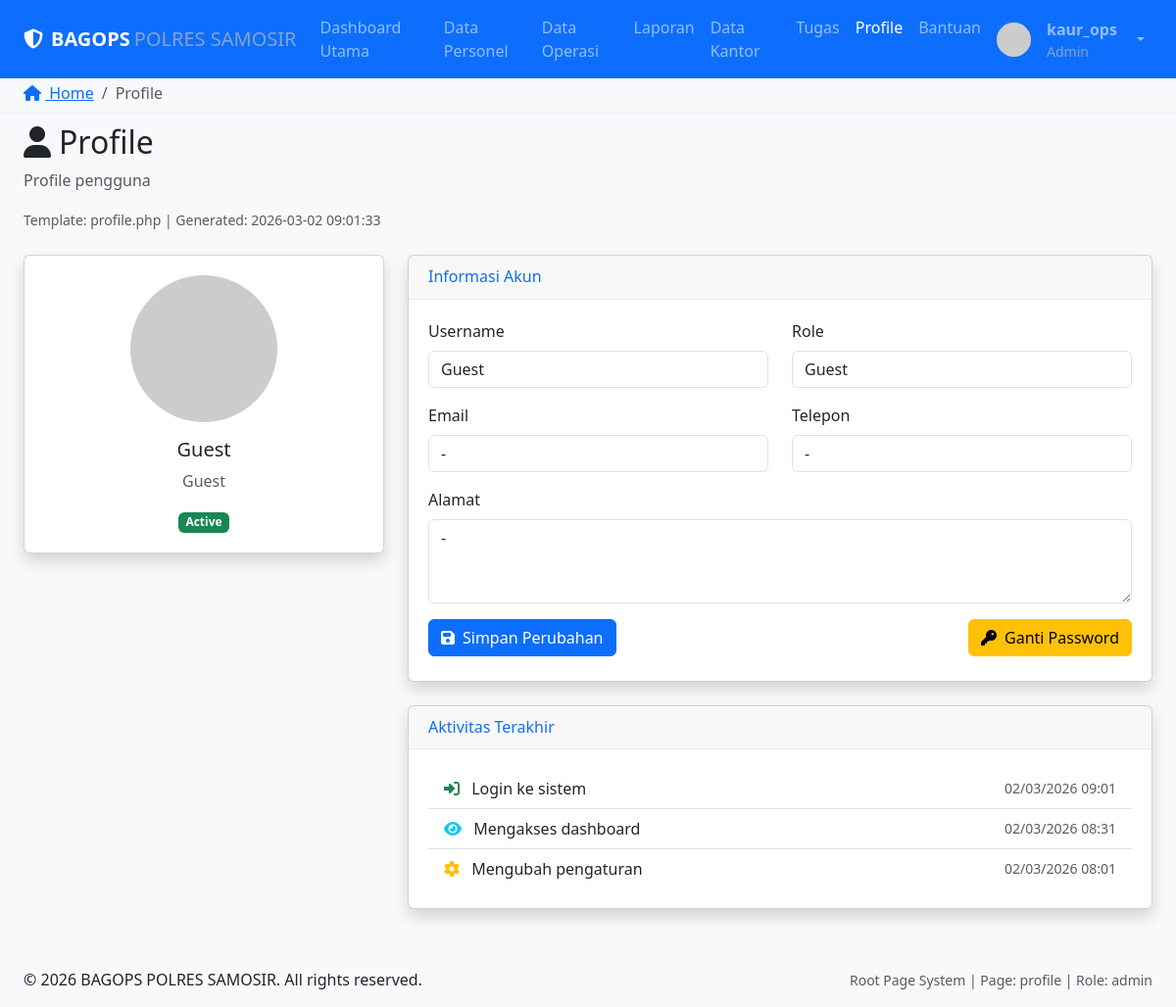
The app's page /simple_root_system.php?page=profile (signed in) with its own data.
### tables this page shows
CREATE TABLE `pages` (
  `id` int(11) NOT NULL,
  `page_key` varchar(100) NOT NULL,
  `title` varchar(200) NOT NULL,
  `description` text DEFAULT NULL,
  `target_role` enum('all','super_admin','admin','kabag_ops','kaur_ops','user') DEFAULT 'all',
  `is_active` tinyint(1) DEFAULT 1,
  `order_index` int(11) DEFAULT 0,
  `parent_page_id` int(11) DEFAULT NULL,
  `page_type` enum('standard','dashboard','report','settings','profile') DEFAULT 'standard',
  `layout_type` enum('default','full_width','sidebar','minimal') DEFAULT 'default',
  `requires_auth` tinyint(1) DEFAULT 1,
  `created_at` timestamp NOT NULL DEFAULT current_timestamp(),
  `updated_at` timestamp NOT NULL DEFAULT current_timestamp() ON UPDATE current_timestamp()
);

CREATE TABLE `users` (
  `id` int(11) NOT NULL,
  `username` varchar(50) NOT NULL,
  `password` varchar(255) NOT NULL,
  `nama` varchar(255) NOT NULL,
  `email` varchar(255) DEFAULT NULL,
  `role` varchar(50) DEFAULT 'user',
  `is_active` tinyint(1) DEFAULT 1,
  `last_login` timestamp NULL DEFAULT NULL,
  `created_at` timestamp NOT NULL DEFAULT current_timestamp(),
  `updated_at` timestamp NOT NULL DEFAULT current_timestamp() ON UPDATE current_timestamp()
);

### simple_root_system.php (called while the page is built, shortened)
<?php
require_once __DIR__ . '/config/database.php';
require_once __DIR__ . '/classes/Auth.php';
class SimpleRootPageSystem {
    public function __construct() {
        $this->db = (new Database())->getConnection();
        $this->auth = new Auth($this->db);
        $this->userRole = $this->auth->getCurrentUser()['role'] ?? 'user';
        $this->renderPage();
    }
    private function renderPage() {
        include __DIR__ . '/layouts/simple_layout.php';
    }
}
new SimpleRootPageSystem();
?>

### classes/Auth.php (called while the page is built, shortened)
<?php
class Auth {
    private $db;
    public function __construct($database) {
        $this->db = $database;
    }
    public function isLoggedIn() {
        $loggedIn = isset($_SESSION['logged_in']) && $_SESSION['logged_in'] === true;
        return $loggedIn;
    }
    public function getCurrentUser() {
        if ($this->isLoggedIn()) {
            try {
                $stmt = $this->db->prepare("SELECT id, username, nama, role, email FROM users WHERE id = :id LIMIT 1");
                $stmt->bindParam(':id', $_SESSION['user_id'], PDO::PARAM_INT);
                $stmt->execute();
                $user = $stmt->fetch(PDO::FETCH_ASSOC);
                if ($user) {
                    return [
                        'id' => $user['id'],
                        'username' => $user['username'] ?? $_SESSION['username'],
                        'nama' => $user['nama'],
                        'email' => $user['email'] ?? '',
                        'full_name' => $user['nama'] ?? $user['username'] ?? 'User',
                        'role' => $user['role'],
                        'avatar' => null
                    ];
                }
            } catch(Exception $e) {
                error_log("Get current user error: " . $e->getMessage());
            }
            return [
                'id' => $_SESSION['user_id'],
                'username' => $_SESSION['username'],
                'email' => $_SESSION['email'] ?? '',
                'full_name' => $_SESSION['full_name'],
                'role' => $_SESSION['role'],
                'avatar' => $_SESSION['avatar'] ?? null
            ];
        }
        return null;
    }
}
?>

### config/database.php (called while the page is built, shortened)
<?php
class Database {
    private $host = 'localhost';
    private $db_name = 'bagops_db';
    private $username = 'root';
    private $password = 'root';
    public function getConnection() {
        $this->conn = null;
        try {
            $dsn = "mysql:host=" . $this->host . ";dbname=" . $this->db_name . ";charset=utf8mb4";
            $this->conn = new PDO($dsn, $this->username, $this->password, [
                PDO::ATTR_ERRMODE, PDO::ERRMODE_EXCEPTION,
                PDO::ATTR_DEFAULT_FETCH_MODE, PDO::FETCH_ASSOC,
                PDO::ATTR_EMULATE_PREPARES, false,
            ]);
        } catch(PDOException $e) {
            try {
                $dsn = "mysql:host=127.0.0.1;port=3306;dbname=" . $this->db_name . ";charset=utf8mb4";
                $this->conn = new PDO($dsn, $this->username, $this->password, [
                    PDO::ATTR_ERRMODE, PDO::ERRMODE_EXCEPTION,
                    PDO::ATTR_DEFAULT_FETCH_MODE, PDO::FETCH_ASSOC,
                    PDO::ATTR_EMULATE_PREPARES, false,
                ]);
            } catch(PDOException $e2) {
                error_log("Database connection failed: " . $e2->getMessage());
                throw new Exception("Database connection failed: " . $e2->getMessage());
            }
        }
        return $this->conn;
    }
}
?>

### layouts/simple_layout.php (the view, shortened to what this page needs)
<?php
$currentPage = $GLOBALS['current_page'] ?? 'dashboard';
$userRole = $GLOBALS['user_role'] ?? 'user';
$auth = $GLOBALS['auth'] ?? null;
$currentUser = $auth ? $auth->getCurrentUser() : ['username' => 'Guest', 'role' => 'guest'];
?>
<!DOCTYPE html>
<html lang="id">
<head>
    <link href="assets/css/bootstrap.min.css" rel="stylesheet">
    <link href="assets/css/fontawesome.min.css" rel="stylesheet">
    <link href="assets/css/jquery.dataTables.min.css" rel="stylesheet">
</head>
<body class="bg-light">
    <header class="navbar navbar-expand-lg navbar-dark bg-primary fixed-top" data-bs-theme="dark">
        <div class="container-fluid px-4">
            <a class="navbar-brand d-flex align-items-center" href="simple_root_system.php?page=dashboard">
                <i class="fas fa-shield-alt me-2"></i>
                <span class="fw-bold">BAGOPS</span>
                <span class="d-none d-lg-inline ms-1 text-muted">POLRES SAMOSIR</span>
            </a>
            <div class="collapse navbar-collapse" id="navbarNav">
                <ul class="navbar-nav mx-auto">
                    <?php
                    try {
                        require_once 'config/database.php';
                        $db = (new Database())->getConnection();
                        $stmt = $db->prepare("
                            SELECT page_key, title, target_role
                            FROM pages
                            WHERE is_active = 1
                            AND (target_role = :role OR target_role = 'all')
                            ORDER BY order_index
                        ");
                        $stmt->bindParam(':role', $userRole);
                        $stmt->execute();
                        $pages = $stmt->fetchAll(PDO::FETCH_ASSOC);
                        foreach ($pages as $page) {
                            $activeClass = ($page['page_key'] === $currentPage) ? 'active' : '';
                            echo '<li class="nav-item">';
                            echo '<a class="nav-link ' . $activeClass . '" href="simple_root_system.php?page=' . htmlspecialchars($page['page_key']) . '">';
                            echo '<span>' . htmlspecialchars($page['title']) . '</span>';
                            echo '</a>';
                            echo '</li>';
                        }
                    } catch (Exception $e) {
                        echo '<li class="nav-item"><a class="nav-link" href="simple_root_system.php?page=dashboard">Dashboard</a></li>';
                        echo '<li class="nav-item"><a class="nav-link" href="simple_root_system.php?page=personel">Personel</a></li>';
                    }
                    ?>
                </ul>
                <ul class="navbar-nav">
                    <li class="nav-item dropdown">
                        <a class="nav-link dropdown-toggle d-flex align-items-center gap-3" href="#" role="button"
                           data-bs-toggle="dropdown" aria-expanded="false">
                            <img src="https://picsum.photos/seed/<?php echo htmlspecialchars($currentUser['username']); ?>/35/35"
                                 alt="User Avatar" class="rounded-circle border-2 border-white">
                            <div class="d-none d-lg-block text-start">
                                <div class="fw-semibold"><?php echo htmlspecialchars($currentUser['username']); ?></div>
                                <div class="small text-muted"><?php echo htmlspecialchars(ucfirst($currentUser['role'])); ?></div>
                            </div>
                        </a>
                    </li>
                </ul>
            </div>
        </div>
    </header>
    <main class="main-content" id="main-content">
        <nav class="breadcrumb-container" aria-label="breadcrumb">
            <div class="container-fluid px-4">
                <ol class="breadcrumb mb-0">
                    <li class="breadcrumb-item">
                        <a href="simple_root_system.php?page=dashboard">
                            <i class="fas fa-home me-1"></i>
                            Home
                        </a>
                    </li>
                    <li class="breadcrumb-item active" aria-current="page"><?php echo htmlspecialchars(ucfirst($currentPage)); ?></li>
                </ol>
            </div>
        </nav>
        <div class="page-content">
            <div class="container-fluid px-4">
                <?php
                try {
                    $templateFile = __DIR__ . "/../pages/{$currentPage}.php";
                    if (file_exists($templateFile)) {
                        include $templateFile;
                    }
                } catch (Exception $e) {
                    echo '<div class="alert alert-danger">';
                    echo '<h5><i class="fas fa-exclamation-triangle me-2"></i>Error</h5>';
                    echo '<p class="mb-0">' . htmlspecialchars($e->getMessage()) . '</p>';
                    echo '</div>';
                }
                ?>
            </div>
        </div>
    </main>
    <footer class="footer bg-light py-3 mt-4">
        <div class="container-fluid px-4">
            <div class="row">
                <div class="col-md-6">
                    <p class="mb-0">&copy; <?php echo date('Y'); ?> BAGOPS POLRES SAMOSIR. All rights reserved.</p>
                </div>
                <div class="col-md-6 text-end">
                    <small class="text-muted">
                        Root Page System | Page: <?php echo htmlspecialchars($currentPage); ?> |
                        Role: <?php echo htmlspecialchars($userRole); ?>
                    </small>
                </div>
            </div>
        </div>
    </footer>
</body>
</html>

### pages/profile.php (shortened to what this page needs)
<?php
$currentUser = $_SESSION['user'] ?? ['username' => 'Guest', 'role' => 'guest'];
?>
<div class="row mb-4">
    <div class="col-md-12">
        <h2><i class="fas fa-user me-2"></i>Profile</h2>
        <p class="text-muted">Profile pengguna</p>
        <small class="text-muted">Template: profile.php | Generated: <?php echo date('Y-m-d H:i:s'); ?></small>
    </div>
</div>
<div class="row">
    <div class="col-md-4">
        <div class="card shadow">
            <div class="card-body text-center">
                <img src="https://picsum.photos/seed/<?php echo htmlspecialchars($currentUser['username']); ?>/150/150"
                     alt="Profile" class="rounded-circle mb-3" style="width: 150px; height: 150px; object-fit: cover;">
                <h5><?php echo htmlspecialchars($currentUser['nama'] ?? $currentUser['username']); ?></h5>
                <p class="text-muted"><?php echo htmlspecialchars(ucfirst($currentUser['role'])); ?></p>
                <span class="badge bg-success">Active</span>
            </div>
        </div>
    </div>
    <div class="col-md-8">
        <div class="card shadow">
            <div class="card-header py-3">
                <h6 class="m-0 font-weight-bold text-primary">Informasi Akun</h6>
            </div>
            <div class="card-body">
                <form>
                    <div class="row mb-3">
                        <div class="col-md-6">
                            <label for="username" class="form-label">Username</label>
                            <input type="text" class="form-control" id="username" value="<?php echo htmlspecialchars($currentUser['username']); ?>" readonly>
                        </div>
                        <div class="col-md-6">
                            <label for="role" class="form-label">Role</label>
                            <input type="text" class="form-control" id="role" value="<?php echo htmlspecialchars(ucfirst($currentUser['role'])); ?>" readonly>
                        </div>
                    </div>
                    <div class="row mb-3">
                        <div class="col-md-6">
                            <label for="email" class="form-label">Email</label>
                            <input type="email" class="form-control" id="email" value="<?php echo htmlspecialchars($currentUser['email'] ?? '-'); ?>">
                        </div>
                        <div class="col-md-6">
                            <label for="phone" class="form-label">Telepon</label>
                            <input type="tel" class="form-control" id="phone" value="<?php echo htmlspecialchars($currentUser['phone'] ?? '-'); ?>">
                        </div>
                    </div>
                    <div class="mb-3">
                        <label for="address" class="form-label">Alamat</label>
                        <textarea class="form-control" id="address" rows="3"><?php echo htmlspecialchars($currentUser['address'] ?? '-'); ?></textarea>
                    </div>
                    <div class="d-flex justify-content-between">
                        <button type="button" class="btn btn-primary" onclick="updateProfile()">
                            <i class="fas fa-save me-2"></i>Simpan Perubahan
                        </button>
                        <button type="button" class="btn btn-warning" onclick="changePassword()">
                            <i class="fas fa-key me-2"></i>Ganti Password
                        </button>
                    </div>
                </form>
            </div>
        </div>
        <div class="card shadow mt-4">
            <div class="card-header py-3">
                <h6 class="m-0 font-weight-bold text-primary">Aktivitas Terakhir</h6>
            </div>
            <div class="card-body">
                <div class="list-group list-group-flush">
                    <div class="list-group-item d-flex justify-content-between align-items-center">
                        <div>
                            <i class="fas fa-sign-in-alt text-success me-2"></i>
                            <span>Login ke sistem</span>
                        </div>
                        <small class="text-muted"><?php echo date('d/m/Y H:i'); ?></small>
                    </div>
                    <div class="list-group-item d-flex justify-content-between align-items-center">
                        <div>
                            <i class="fas fa-eye text-info me-2"></i>
                            <span>Mengakses dashboard</span>
                        </div>
                        <small class="text-muted"><?php echo date('d/m/Y H:i', strtotime('-30 minutes')); ?></small>
                    </div>
                    <div class="list-group-item d-flex justify-content-between align-items-center">
                        <div>
                            <i class="fas fa-cog text-warning me-2"></i>
                            <span>Mengubah pengaturan</span>
                        </div>
                        <small class="text-muted"><?php echo date('d/m/Y H:i', strtotime('-1 hour')); ?></small>
                    </div>
                </div>
            </div>
        </div>
    </div>
</div>

### layouts/simple_layout.php (style rules this page uses)
.main-content { margin-top: 70px !important; padding-top: 5px !important; }
.breadcrumb-container { padding: 8px 0 !important; margin-bottom: 5px !important; border-bottom: 1px solid #e9ecef; }
.page-content { padding: 5px 0 !important; }
.card { margin-bottom: 15px !important; box-shadow: 0 2px 4px rgba(0,0,0,0.05); }
.card-header { padding: 12px 20px !important; border-bottom: 1px solid #e9ecef; }
.card-body { padding: 20px !important; }
.dropdown-toggle { cursor: pointer !important; }
.form-control, .form-select { margin-bottom: 0 !important; }
.btn { margin-right: 5px !important; margin-bottom: 5px !important; }
.btn:last-child { margin-right: 0 !important; }

### records on screen
pages: title "Dashboard Utama"
pages: title "Data Personel"
pages: title "Data Operasi"
pages: title "Laporan"
pages: title "Data Kantor"
pages: title "Tugas"
pages: title "Profile"
pages: title "Bantuan"
users: username "kaur_ops", role "Admin"

### other values on screen
$currentPage "Profile"
$currentUser['nama'] "Guest"
$currentUser['role'] "Guest"
$currentPage "profile"
$userRole "admin"
